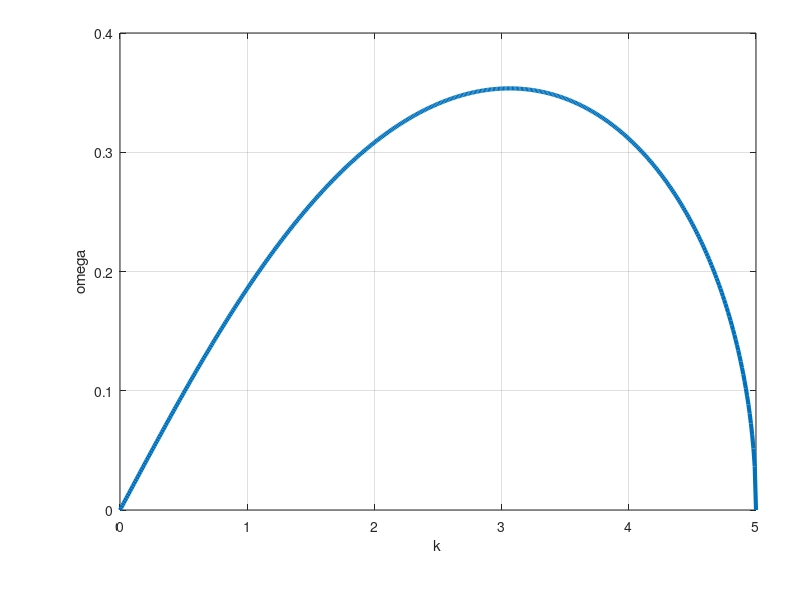

Write MATLAB code to recreate this figure.
% this is for Octave users
set (0, 'defaultaxesposition', [0.15, 0.15, 0.795, 0.795])
%
% beam velocity
v0 = 0.2
% note that background density is 1 and each beam has 1/2 denisty
% plasma frequency
wp = 1.0/sqrt(2)
% wave number
k = 0:.01:5.0;

% solution of the dispersion relation
omega = -i*(v0^2*k.^2 + wp^2 - wp*(4*k.^2*v0.^2 + wp^2).^(1/2)).^(1/2);
plot(k,omega,'LineWidth',3)
xlabel('k')
ylabel('omega')
grid on

omega_most_unstable = max(omega)
k_most_unstable = k(find(omega==omega_most_unstable))
